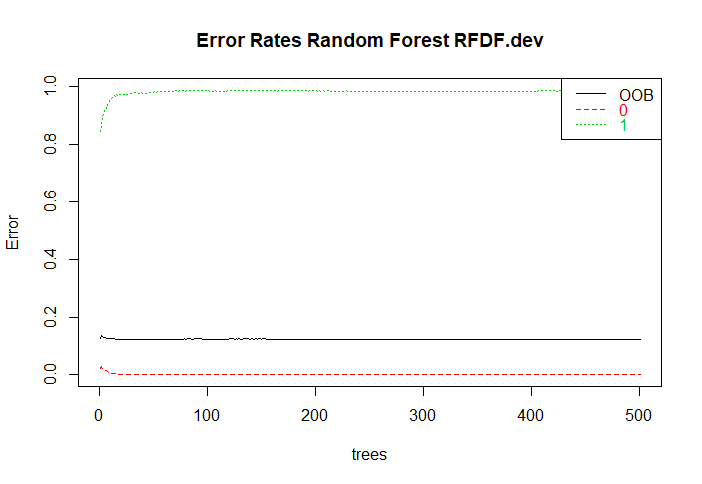

This chart was generated by the following R code:
setwd("C:/Users/SHYAM KRISHNAN K/Desktop/project - 4/code")
getwd()

mydata<-read.csv("PL_XSELL.csv",header = TRUE)
str(mydata)


############# spliting the data set

###install.packages('caTools')
library(caTools)
set.seed(123)
split = sample.split(mydata$TARGET, SplitRatio = 0.70)
RFDF.dev = subset(mydata, split == TRUE)
RFDF.holdout = subset(mydata, split == FALSE)
dim(RFDF.dev)


#install.packages("randomForest")
library(randomForest)
RF <- randomForest(as.factor(TARGET) ~ ., data = RFDF.dev[,-c(1,11)], 
                   ntree=501, mtry = 7, nodesize = 140,
                   importance=TRUE)
print(RF)

plot(RF, main="")
legend("topright", c("OOB", "0", "1"), text.col=1:6, lty=1:3, col=1:3)
title(main="Error Rates Random Forest RFDF.dev")


RF$err.rate

impVar <- round(randomForest::importance(RF), 2)
impVar[order(impVar[,3], decreasing=TRUE),]

tRF <- tuneRF(x = RFDF.dev[,-c(1,2,11)], 
              y=as.factor(RFDF.dev$TARGET),
              mtryStart = 7, 
              ntreeTry=40, 
              stepFactor = 1.5, 
              improve = 0.001, 
              trace = TRUE, 
              plot = TRUE,
              doBest = TRUE,
              nodesize = 140, 
              importance= TRUE
)

tRF$importance
View(RFDF.dev)


RFDF.dev$predict.class <- predict(tRF, RFDF.dev, type="class")
RFDF.dev$predict.score <- predict(tRF, RFDF.dev, type="prob")
head(RFDF.dev)
class(RFDF.dev$predict.score)

decile <- function(x){
  deciles <- vector(length=10)
  for (i in seq(0.1,1,.1)){
    deciles[i*10] <- quantile(x, i, na.rm=T)
  }
  return (
    ifelse(x<deciles[1], 1,
           ifelse(x<deciles[2], 2,
                  ifelse(x<deciles[3], 3,
                         ifelse(x<deciles[4], 4,
                                ifelse(x<deciles[5], 5,
                                       ifelse(x<deciles[6], 6,
                                              ifelse(x<deciles[7], 7,
                                                     ifelse(x<deciles[8], 8,
                                                            ifelse(x<deciles[9], 9, 10
                                                            ))))))))))
}


RFDF.dev$deciles <- decile(RFDF.dev$predict.score[,2])


library(data.table)
tmp_DT = data.table(RFDF.dev)
rank <- tmp_DT[, list(
  cnt = length(TARGET), 
  cnt_resp = sum(TARGET), 
  cnt_non_resp = sum(TARGET == 0)) , 
  by=deciles][order(-deciles)]
rank$rrate <- round (rank$cnt_resp / rank$cnt,2);
rank$cum_resp <- cumsum(rank$cnt_resp)
rank$cum_non_resp <- cumsum(rank$cnt_non_resp)
rank$cum_rel_resp <- round(rank$cum_resp / sum(rank$cnt_resp),2);
rank$cum_rel_non_resp <- round(rank$cum_non_resp / sum(rank$cnt_non_resp),2);
rank$ks <- abs(rank$cum_rel_resp - rank$cum_rel_non_resp);


library(scales)
rank$rrate <- percent(rank$rrate)
rank$cum_rel_resp <- percent(rank$cum_rel_resp)
rank$cum_rel_non_resp <- percent(rank$cum_rel_non_resp)

View(rank)

sum(RFDF.dev$TARGET) / nrow(RFDF.dev)


library(ROCR)
pred <- prediction(RFDF.dev$predict.score[,2], RFDF.dev$TARGET)
perf <- performance(pred, "tpr", "fpr")
plot(perf)
KS <- max(attr(perf, 'y.values')[[1]]-attr(perf, 'x.values')[[1]])
KS

## Area Under Curve
auc <- performance(pred,"auc"); 
auc <- as.numeric(auc@y.values)
auc

## Gini Coefficient
library(ineq)
gini = ineq(RFDF.dev$predict.score[,2], type="Gini")
gini

## Classification Error
with(RFDF.dev, table(TARGET, predict.class))


## Scoring syntax
RFDF.holdout$predict.class <- predict(tRF, RFDF.holdout, type="class")
RFDF.holdout$predict.score <- predict(tRF, RFDF.holdout, type="prob")

RFDF.holdout$deciles <- decile(RFDF.holdout$predict.score[,2])

tmp_DT = data.table(RFDF.holdout)
h_rank <- tmp_DT[, list(
  cnt = length(TARGET), 
  cnt_resp = sum(TARGET), 
  cnt_non_resp = sum(TARGET == 0)) , 
  by=deciles][order(-deciles)]
h_rank$rrate <- round (h_rank$cnt_resp / h_rank$cnt,2);
h_rank$cum_resp <- cumsum(h_rank$cnt_resp)
h_rank$cum_non_resp <- cumsum(h_rank$cnt_non_resp)
h_rank$cum_rel_resp <- round(h_rank$cum_resp / sum(h_rank$cnt_resp),2);
h_rank$cum_rel_non_resp <- round(h_rank$cum_non_resp / sum(h_rank$cnt_non_resp),2);
h_rank$ks <- abs(h_rank$cum_rel_resp - h_rank$cum_rel_non_resp);


library(scales)
#h_rank$rrate <- percent(h_rank$rrate)
#h_rank$cum_rel_resp <- percent(h_rank$cum_rel_resp)
#h_rank$cum_rel_non_resp <- percent(h_rank$cum_rel_non_resp)

View(h_rank)


decile <- function(x){
  deciles <- vector(length=10)
  for (i in seq(0.1,1,.1)){
    deciles[i*10] <- quantile(x, i, na.rm=T)
  }
  return (
    ifelse(x<deciles[1], 1,
           ifelse(x<deciles[2], 2,
                  ifelse(x<deciles[3], 3,
                         ifelse(x<deciles[4], 4,
                                ifelse(x<deciles[5], 5,
                                       ifelse(x<deciles[6], 6,
                                              ifelse(x<deciles[7], 7,
                                                     ifelse(x<deciles[8], 8,
                                                            ifelse(x<deciles[9], 9, 10
                                                            ))))))))))
}


RFDF.holdout$deciles <- decile(RFDF.holdout$predict.score[,2])


library(data.table)
tmp_DT = data.table(RFDF.holdout)
rank <- tmp_DT[, list(
  cnt = length(TARGET), 
  cnt_resp = sum(TARGET), 
  cnt_non_resp = sum(TARGET == 0)) , 
  by=deciles][order(-deciles)]
rank$rrate <- round (rank$cnt_resp / rank$cnt,2);
rank$cum_resp <- cumsum(rank$cnt_resp)
rank$cum_non_resp <- cumsum(rank$cnt_non_resp)
rank$cum_rel_resp <- round(rank$cum_resp / sum(rank$cnt_resp),2);
rank$cum_rel_non_resp <- round(rank$cum_non_resp / sum(rank$cnt_non_resp),2);
rank$ks <- abs(rank$cum_rel_resp - rank$cum_rel_non_resp);


library(scales)
rank$rrate <- percent(rank$rrate)
rank$cum_rel_resp <- percent(rank$cum_rel_resp)
rank$cum_rel_non_resp <- percent(rank$cum_rel_non_resp)

View(rank)

sum(RFDF.holdout$TARGET) / nrow(RFDF.holdout)


library(ROCR)
pred <- prediction(RFDF.holdout$predict.score[,2], RFDF.holdout$TARGET)
perf <- performance(pred, "tpr", "fpr")
plot(perf)
KS <- max(attr(perf, 'y.values')[[1]]-attr(perf, 'x.values')[[1]])
KS

## Area Under Curve
auc <- performance(pred,"auc"); 
auc <- as.numeric(auc@y.values)
auc

## Gini Coefficient
library(ineq)
gini = ineq(RFDF.holdout$predict.score[,2], type="Gini")
gini

## Classification Error
with(RFDF.holdout, table(TARGET, predict.class))
